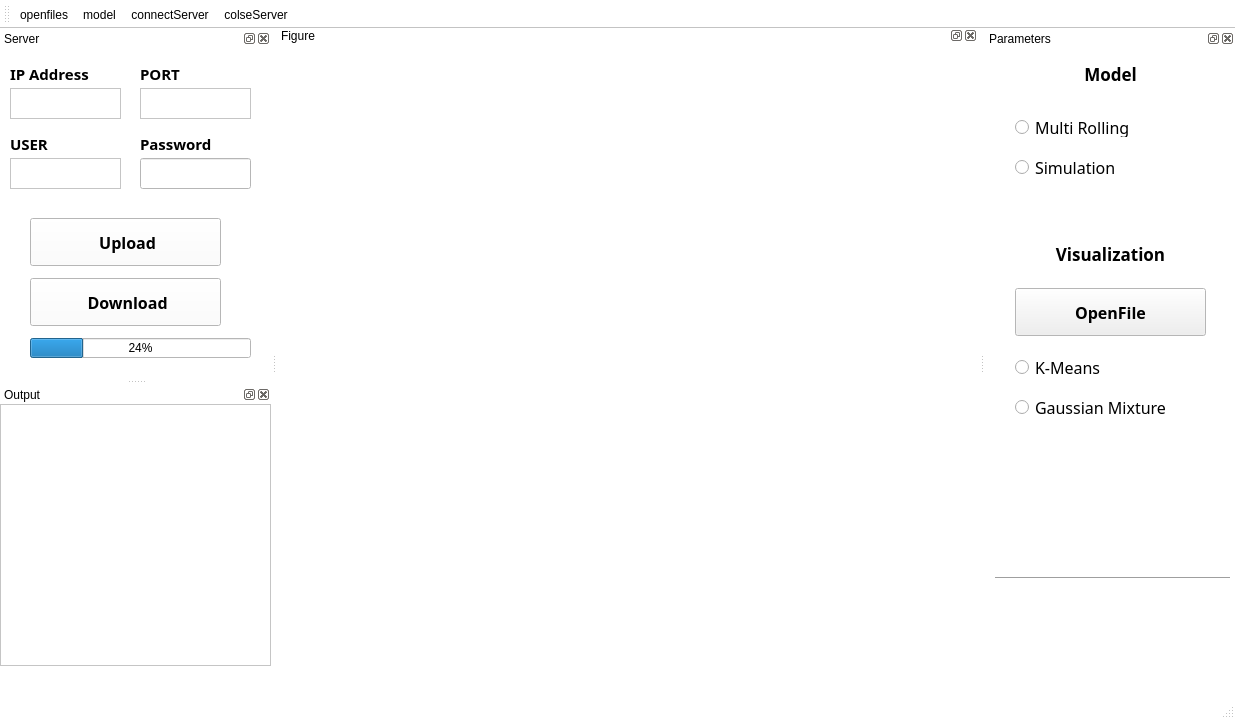
<?xml version="1.0" encoding="UTF-8"?>
<ui version="4.0">
 <class>MainWindow</class>
 <widget class="QMainWindow" name="MainWindow">
  <property name="geometry">
   <rect>
    <x>0</x>
    <y>0</y>
    <width>1235</width>
    <height>719</height>
   </rect>
  </property>
  <property name="minimumSize">
   <size>
    <width>1235</width>
    <height>719</height>
   </size>
  </property>
  <property name="maximumSize">
   <size>
    <width>1231</width>
    <height>719</height>
   </size>
  </property>
  <property name="palette">
   <palette>
    <active>
     <colorrole role="Base">
      <brush brushstyle="SolidPattern">
       <color alpha="255">
        <red>255</red>
        <green>255</green>
        <blue>255</blue>
       </color>
      </brush>
     </colorrole>
     <colorrole role="Window">
      <brush brushstyle="SolidPattern">
       <color alpha="255">
        <red>255</red>
        <green>255</green>
        <blue>255</blue>
       </color>
      </brush>
     </colorrole>
    </active>
    <inactive>
     <colorrole role="Base">
      <brush brushstyle="SolidPattern">
       <color alpha="255">
        <red>255</red>
        <green>255</green>
        <blue>255</blue>
       </color>
      </brush>
     </colorrole>
     <colorrole role="Window">
      <brush brushstyle="SolidPattern">
       <color alpha="255">
        <red>255</red>
        <green>255</green>
        <blue>255</blue>
       </color>
      </brush>
     </colorrole>
    </inactive>
    <disabled>
     <colorrole role="Base">
      <brush brushstyle="SolidPattern">
       <color alpha="255">
        <red>255</red>
        <green>255</green>
        <blue>255</blue>
       </color>
      </brush>
     </colorrole>
     <colorrole role="Window">
      <brush brushstyle="SolidPattern">
       <color alpha="255">
        <red>255</red>
        <green>255</green>
        <blue>255</blue>
       </color>
      </brush>
     </colorrole>
    </disabled>
   </palette>
  </property>
  <property name="windowTitle">
   <string>Rot-Device Diagnosis</string>
  </property>
  <property name="windowIcon">
   <iconset>
    <normaloff>icon/icons8-machine-learning-64.png</normaloff>icon/icons8-machine-learning-64.png</iconset>
  </property>
  <property name="autoFillBackground">
   <bool>true</bool>
  </property>
  <property name="iconSize">
   <size>
    <width>36</width>
    <height>36</height>
   </size>
  </property>
  <widget class="QWidget" name="centralwidget">
   <widget class="QDockWidget" name="dockWidget_10">
    <property name="geometry">
     <rect>
      <x>0</x>
      <y>-3</y>
      <width>701</width>
      <height>641</height>
     </rect>
    </property>
    <property name="autoFillBackground">
     <bool>true</bool>
    </property>
    <property name="styleSheet">
     <string notr="true">QDockWidget &gt; QWidget {
    border: 1px solid black;
}</string>
    </property>
    <property name="floating">
     <bool>false</bool>
    </property>
    <property name="windowTitle">
     <string>Figure</string>
    </property>
    <widget class="QWidget" name="dockWidgetContents_13">
     <widget class="QLabel" name="label_Figure">
      <property name="geometry">
       <rect>
        <x>13</x>
        <y>11</y>
        <width>681</width>
        <height>581</height>
       </rect>
      </property>
      <property name="minimumSize">
       <size>
        <width>681</width>
        <height>581</height>
       </size>
      </property>
      <property name="maximumSize">
       <size>
        <width>681</width>
        <height>581</height>
       </size>
      </property>
      <property name="text">
       <string/>
      </property>
      <property name="alignment">
       <set>Qt::AlignCenter</set>
      </property>
     </widget>
    </widget>
   </widget>
  </widget>
  <widget class="QMenuBar" name="menubar">
   <property name="geometry">
    <rect>
     <x>0</x>
     <y>0</y>
     <width>1235</width>
     <height>23</height>
    </rect>
   </property>
  </widget>
  <widget class="QToolBar" name="toolBar">
   <property name="windowTitle">
    <string>toolBar</string>
   </property>
   <property name="iconSize">
    <size>
     <width>48</width>
     <height>48</height>
    </size>
   </property>
   <attribute name="toolBarArea">
    <enum>TopToolBarArea</enum>
   </attribute>
   <attribute name="toolBarBreak">
    <bool>false</bool>
   </attribute>
   <addaction name="actionopen"/>
   <addaction name="actionmodel"/>
   <addaction name="actionconnectServer"/>
   <addaction name="actioncolseServer"/>
  </widget>
  <widget class="QStatusBar" name="statusBar">
   <property name="toolTip">
    <string/>
   </property>
  </widget>
  <widget class="QDockWidget" name="dockWidget_Parameter">
   <property name="minimumSize">
    <size>
     <width>250</width>
     <height>42</height>
    </size>
   </property>
   <property name="palette">
    <palette>
     <active>
      <colorrole role="Base">
       <brush brushstyle="SolidPattern">
        <color alpha="255">
         <red>255</red>
         <green>255</green>
         <blue>255</blue>
        </color>
       </brush>
      </colorrole>
      <colorrole role="Window">
       <brush brushstyle="SolidPattern">
        <color alpha="255">
         <red>255</red>
         <green>255</green>
         <blue>255</blue>
        </color>
       </brush>
      </colorrole>
     </active>
     <inactive>
      <colorrole role="Base">
       <brush brushstyle="SolidPattern">
        <color alpha="255">
         <red>255</red>
         <green>255</green>
         <blue>255</blue>
        </color>
       </brush>
      </colorrole>
      <colorrole role="Window">
       <brush brushstyle="SolidPattern">
        <color alpha="255">
         <red>255</red>
         <green>255</green>
         <blue>255</blue>
        </color>
       </brush>
      </colorrole>
     </inactive>
     <disabled>
      <colorrole role="Base">
       <brush brushstyle="SolidPattern">
        <color alpha="255">
         <red>255</red>
         <green>255</green>
         <blue>255</blue>
        </color>
       </brush>
      </colorrole>
      <colorrole role="Window">
       <brush brushstyle="SolidPattern">
        <color alpha="255">
         <red>255</red>
         <green>255</green>
         <blue>255</blue>
        </color>
       </brush>
      </colorrole>
     </disabled>
    </palette>
   </property>
   <property name="focusPolicy">
    <enum>Qt::NoFocus</enum>
   </property>
   <property name="autoFillBackground">
    <bool>true</bool>
   </property>
   <property name="styleSheet">
    <string notr="true">QDockWidget &gt; QWidget {
    border: 1px solid black;
}</string>
   </property>
   <property name="windowTitle">
    <string>Parameters</string>
   </property>
   <attribute name="dockWidgetArea">
    <number>2</number>
   </attribute>
   <widget class="QWidget" name="dockWidgetContents_11">
    <widget class="QLabel" name="label_SJTUlogo">
     <property name="geometry">
      <rect>
       <x>-10</x>
       <y>530</y>
       <width>271</width>
       <height>91</height>
      </rect>
     </property>
     <property name="text">
      <string/>
     </property>
     <property name="pixmap">
      <pixmap>icon/SJTUlogo.png</pixmap>
     </property>
    </widget>
    <widget class="Line" name="line">
     <property name="geometry">
      <rect>
       <x>10</x>
       <y>520</y>
       <width>235</width>
       <height>20</height>
      </rect>
     </property>
     <property name="orientation">
      <enum>Qt::Horizontal</enum>
     </property>
    </widget>
    <widget class="QLabel" name="label_Visualization">
     <property name="geometry">
      <rect>
       <x>10</x>
       <y>190</y>
       <width>231</width>
       <height>31</height>
      </rect>
     </property>
     <property name="font">
      <font>
       <family>Microsoft YaHei</family>
       <pointsize>13</pointsize>
       <weight>75</weight>
       <bold>true</bold>
      </font>
     </property>
     <property name="text">
      <string>Visualization</string>
     </property>
     <property name="alignment">
      <set>Qt::AlignCenter</set>
     </property>
    </widget>
    <widget class="QRadioButton" name="radioButton_KMeans">
     <property name="geometry">
      <rect>
       <x>30</x>
       <y>310</y>
       <width>91</width>
       <height>19</height>
      </rect>
     </property>
     <property name="font">
      <font>
       <family>3ds</family>
       <pointsize>12</pointsize>
      </font>
     </property>
     <property name="text">
      <string>K-Means</string>
     </property>
    </widget>
    <widget class="QRadioButton" name="radioButton_GaussianMixture">
     <property name="geometry">
      <rect>
       <x>30</x>
       <y>350</y>
       <width>161</width>
       <height>19</height>
      </rect>
     </property>
     <property name="font">
      <font>
       <family>3ds</family>
       <pointsize>12</pointsize>
      </font>
     </property>
     <property name="text">
      <string>Gaussian Mixture</string>
     </property>
    </widget>
    <widget class="QLabel" name="label_Model">
     <property name="geometry">
      <rect>
       <x>10</x>
       <y>10</y>
       <width>231</width>
       <height>31</height>
      </rect>
     </property>
     <property name="font">
      <font>
       <family>Microsoft YaHei</family>
       <pointsize>13</pointsize>
       <weight>75</weight>
       <bold>true</bold>
      </font>
     </property>
     <property name="text">
      <string>Model</string>
     </property>
     <property name="alignment">
      <set>Qt::AlignCenter</set>
     </property>
    </widget>
    <widget class="QPushButton" name="pushButton_openVisualizationFile">
     <property name="geometry">
      <rect>
       <x>30</x>
       <y>240</y>
       <width>191</width>
       <height>48</height>
      </rect>
     </property>
     <property name="font">
      <font>
       <family>微软雅黑</family>
       <pointsize>12</pointsize>
       <weight>75</weight>
       <bold>true</bold>
      </font>
     </property>
     <property name="cursor">
      <cursorShape>PointingHandCursor</cursorShape>
     </property>
     <property name="text">
      <string>OpenFile</string>
     </property>
     <property name="icon">
      <iconset>
       <normaloff>icon/icons8-send-file-96.png</normaloff>icon/icons8-send-file-96.png</iconset>
     </property>
     <property name="iconSize">
      <size>
       <width>36</width>
       <height>36</height>
      </size>
     </property>
    </widget>
    <widget class="QRadioButton" name="radioButton_1">
     <property name="geometry">
      <rect>
       <x>30</x>
       <y>70</y>
       <width>131</width>
       <height>19</height>
      </rect>
     </property>
     <property name="font">
      <font>
       <family>3ds</family>
       <pointsize>12</pointsize>
      </font>
     </property>
     <property name="text">
      <string>Multi Rolling</string>
     </property>
    </widget>
    <widget class="QRadioButton" name="radioButton_2">
     <property name="geometry">
      <rect>
       <x>30</x>
       <y>110</y>
       <width>121</width>
       <height>19</height>
      </rect>
     </property>
     <property name="font">
      <font>
       <family>3ds</family>
       <pointsize>12</pointsize>
      </font>
     </property>
     <property name="text">
      <string>Simulation</string>
     </property>
    </widget>
   </widget>
  </widget>
  <widget class="QDockWidget" name="dockWidget_Server">
   <property name="minimumSize">
    <size>
     <width>271</width>
     <height>350</height>
    </size>
   </property>
   <property name="maximumSize">
    <size>
     <width>524287</width>
     <height>350</height>
    </size>
   </property>
   <property name="baseSize">
    <size>
     <width>0</width>
     <height>0</height>
    </size>
   </property>
   <property name="palette">
    <palette>
     <active>
      <colorrole role="WindowText">
       <brush brushstyle="SolidPattern">
        <color alpha="255">
         <red>0</red>
         <green>0</green>
         <blue>0</blue>
        </color>
       </brush>
      </colorrole>
      <colorrole role="Button">
       <brush brushstyle="SolidPattern">
        <color alpha="255">
         <red>255</red>
         <green>255</green>
         <blue>255</blue>
        </color>
       </brush>
      </colorrole>
      <colorrole role="Light">
       <brush brushstyle="SolidPattern">
        <color alpha="255">
         <red>255</red>
         <green>255</green>
         <blue>255</blue>
        </color>
       </brush>
      </colorrole>
      <colorrole role="Midlight">
       <brush brushstyle="SolidPattern">
        <color alpha="255">
         <red>255</red>
         <green>255</green>
         <blue>255</blue>
        </color>
       </brush>
      </colorrole>
      <colorrole role="Dark">
       <brush brushstyle="SolidPattern">
        <color alpha="255">
         <red>127</red>
         <green>127</green>
         <blue>127</blue>
        </color>
       </brush>
      </colorrole>
      <colorrole role="Mid">
       <brush brushstyle="SolidPattern">
        <color alpha="255">
         <red>170</red>
         <green>170</green>
         <blue>170</blue>
        </color>
       </brush>
      </colorrole>
      <colorrole role="Text">
       <brush brushstyle="SolidPattern">
        <color alpha="255">
         <red>0</red>
         <green>0</green>
         <blue>0</blue>
        </color>
       </brush>
      </colorrole>
      <colorrole role="BrightText">
       <brush brushstyle="SolidPattern">
        <color alpha="255">
         <red>255</red>
         <green>255</green>
         <blue>255</blue>
        </color>
       </brush>
      </colorrole>
      <colorrole role="ButtonText">
       <brush brushstyle="SolidPattern">
        <color alpha="255">
         <red>0</red>
         <green>0</green>
         <blue>0</blue>
        </color>
       </brush>
      </colorrole>
      <colorrole role="Base">
       <brush brushstyle="SolidPattern">
        <color alpha="255">
         <red>255</red>
         <green>255</green>
         <blue>255</blue>
        </color>
       </brush>
      </colorrole>
      <colorrole role="Window">
       <brush brushstyle="SolidPattern">
        <color alpha="255">
         <red>255</red>
         <green>255</green>
         <blue>255</blue>
        </color>
       </brush>
      </colorrole>
      <colorrole role="Shadow">
       <brush brushstyle="SolidPattern">
        <color alpha="255">
         <red>0</red>
         <green>0</green>
         <blue>0</blue>
        </color>
       </brush>
      </colorrole>
      <colorrole role="AlternateBase">
       <brush brushstyle="SolidPattern">
        <color alpha="255">
         <red>255</red>
         <green>255</green>
         <blue>255</blue>
        </color>
       </brush>
      </colorrole>
      <colorrole role="ToolTipBase">
       <brush brushstyle="SolidPattern">
        <color alpha="255">
         <red>255</red>
         <green>255</green>
         <blue>220</blue>
        </color>
       </brush>
      </colorrole>
      <colorrole role="ToolTipText">
       <brush brushstyle="SolidPattern">
        <color alpha="255">
         <red>0</red>
         <green>0</green>
         <blue>0</blue>
        </color>
       </brush>
      </colorrole>
      <colorrole role="PlaceholderText">
       <brush brushstyle="SolidPattern">
        <color alpha="128">
         <red>0</red>
         <green>0</green>
         <blue>0</blue>
        </color>
       </brush>
      </colorrole>
     </active>
     <inactive>
      <colorrole role="WindowText">
       <brush brushstyle="SolidPattern">
        <color alpha="255">
         <red>0</red>
         <green>0</green>
         <blue>0</blue>
        </color>
       </brush>
      </colorrole>
      <colorrole role="Button">
       <brush brushstyle="SolidPattern">
        <color alpha="255">
         <red>255</red>
         <green>255</green>
         <blue>255</blue>
        </color>
       </brush>
      </colorrole>
      <colorrole role="Light">
       <brush brushstyle="SolidPattern">
        <color alpha="255">
         <red>255</red>
         <green>255</green>
         <blue>255</blue>
        </color>
       </brush>
      </colorrole>
      <colorrole role="Midlight">
       <brush brushstyle="SolidPattern">
        <color alpha="255">
         <red>255</red>
         <green>255</green>
         <blue>255</blue>
        </color>
       </brush>
      </colorrole>
      <colorrole role="Dark">
       <brush brushstyle="SolidPattern">
        <color alpha="255">
         <red>127</red>
         <green>127</green>
         <blue>127</blue>
        </color>
       </brush>
      </colorrole>
      <colorrole role="Mid">
       <brush brushstyle="SolidPattern">
        <color alpha="255">
         <red>170</red>
         <green>170</green>
         <blue>170</blue>
        </color>
       </brush>
      </colorrole>
      <colorrole role="Text">
       <brush brushstyle="SolidPattern">
        <color alpha="255">
         <red>0</red>
         <green>0</green>
         <blue>0</blue>
        </color>
       </brush>
      </colorrole>
      <colorrole role="BrightText">
       <brush brushstyle="SolidPattern">
        <color alpha="255">
         <red>255</red>
         <green>255</green>
         <blue>255</blue>
        </color>
       </brush>
      </colorrole>
      <colorrole role="ButtonText">
       <brush brushstyle="SolidPattern">
        <color alpha="255">
         <red>0</red>
         <green>0</green>
         <blue>0</blue>
        </color>
       </brush>
      </colorrole>
      <colorrole role="Base">
       <brush brushstyle="SolidPattern">
        <color alpha="255">
         <red>255</red>
         <green>255</green>
         <blue>255</blue>
        </color>
       </brush>
      </colorrole>
      <colorrole role="Window">
       <brush brushstyle="SolidPattern">
        <color alpha="255">
         <red>255</red>
         <green>255</green>
         <blue>255</blue>
        </color>
       </brush>
      </colorrole>
      <colorrole role="Shadow">
       <brush brushstyle="SolidPattern">
        <color alpha="255">
         <red>0</red>
         <green>0</green>
         <blue>0</blue>
        </color>
       </brush>
      </colorrole>
      <colorrole role="AlternateBase">
       <brush brushstyle="SolidPattern">
        <color alpha="255">
         <red>255</red>
         <green>255</green>
         <blue>255</blue>
        </color>
       </brush>
      </colorrole>
      <colorrole role="ToolTipBase">
       <brush brushstyle="SolidPattern">
        <color alpha="255">
         <red>255</red>
         <green>255</green>
         <blue>220</blue>
        </color>
       </brush>
      </colorrole>
      <colorrole role="ToolTipText">
       <brush brushstyle="SolidPattern">
        <color alpha="255">
         <red>0</red>
         <green>0</green>
         <blue>0</blue>
        </color>
       </brush>
      </colorrole>
      <colorrole role="PlaceholderText">
       <brush brushstyle="SolidPattern">
        <color alpha="128">
         <red>0</red>
         <green>0</green>
         <blue>0</blue>
        </color>
       </brush>
      </colorrole>
     </inactive>
     <disabled>
      <colorrole role="WindowText">
       <brush brushstyle="SolidPattern">
        <color alpha="255">
         <red>127</red>
         <green>127</green>
         <blue>127</blue>
        </color>
       </brush>
      </colorrole>
      <colorrole role="Button">
       <brush brushstyle="SolidPattern">
        <color alpha="255">
         <red>255</red>
         <green>255</green>
         <blue>255</blue>
        </color>
       </brush>
      </colorrole>
      <colorrole role="Light">
       <brush brushstyle="SolidPattern">
        <color alpha="255">
         <red>255</red>
         <green>255</green>
         <blue>255</blue>
        </color>
       </brush>
      </colorrole>
      <colorrole role="Midlight">
       <brush brushstyle="SolidPattern">
        <color alpha="255">
         <red>255</red>
         <green>255</green>
         <blue>255</blue>
        </color>
       </brush>
      </colorrole>
      <colorrole role="Dark">
       <brush brushstyle="SolidPattern">
        <color alpha="255">
         <red>127</red>
         <green>127</green>
         <blue>127</blue>
        </color>
       </brush>
      </colorrole>
      <colorrole role="Mid">
       <brush brushstyle="SolidPattern">
        <color alpha="255">
         <red>170</red>
         <green>170</green>
         <blue>170</blue>
        </color>
       </brush>
      </colorrole>
      <colorrole role="Text">
       <brush brushstyle="SolidPattern">
        <color alpha="255">
         <red>127</red>
         <green>127</green>
         <blue>127</blue>
        </color>
       </brush>
      </colorrole>
      <colorrole role="BrightText">
       <brush brushstyle="SolidPattern">
        <color alpha="255">
         <red>255</red>
         <green>255</green>
         <blue>255</blue>
        </color>
       </brush>
      </colorrole>
      <colorrole role="ButtonText">
       <brush brushstyle="SolidPattern">
        <color alpha="255">
         <red>127</red>
         <green>127</green>
         <blue>127</blue>
        </color>
       </brush>
      </colorrole>
      <colorrole role="Base">
       <brush brushstyle="SolidPattern">
        <color alpha="255">
         <red>255</red>
         <green>255</green>
         <blue>255</blue>
        </color>
       </brush>
      </colorrole>
      <colorrole role="Window">
       <brush brushstyle="SolidPattern">
        <color alpha="255">
         <red>255</red>
         <green>255</green>
         <blue>255</blue>
        </color>
       </brush>
      </colorrole>
      <colorrole role="Shadow">
       <brush brushstyle="SolidPattern">
        <color alpha="255">
         <red>0</red>
         <green>0</green>
         <blue>0</blue>
        </color>
       </brush>
      </colorrole>
      <colorrole role="AlternateBase">
       <brush brushstyle="SolidPattern">
        <color alpha="255">
         <red>255</red>
         <green>255</green>
         <blue>255</blue>
        </color>
       </brush>
      </colorrole>
      <colorrole role="ToolTipBase">
       <brush brushstyle="SolidPattern">
        <color alpha="255">
         <red>255</red>
         <green>255</green>
         <blue>220</blue>
        </color>
       </brush>
      </colorrole>
      <colorrole role="ToolTipText">
       <brush brushstyle="SolidPattern">
        <color alpha="255">
         <red>0</red>
         <green>0</green>
         <blue>0</blue>
        </color>
       </brush>
      </colorrole>
      <colorrole role="PlaceholderText">
       <brush brushstyle="SolidPattern">
        <color alpha="128">
         <red>0</red>
         <green>0</green>
         <blue>0</blue>
        </color>
       </brush>
      </colorrole>
     </disabled>
    </palette>
   </property>
   <property name="acceptDrops">
    <bool>false</bool>
   </property>
   <property name="autoFillBackground">
    <bool>true</bool>
   </property>
   <property name="styleSheet">
    <string notr="true">QDockWidget &gt; QWidget {
    border: 1px solid black;
}</string>
   </property>
   <property name="inputMethodHints">
    <set>Qt::ImhNone</set>
   </property>
   <property name="floating">
    <bool>false</bool>
   </property>
   <property name="allowedAreas">
    <set>Qt::LeftDockWidgetArea|Qt::RightDockWidgetArea</set>
   </property>
   <property name="windowTitle">
    <string>Server</string>
   </property>
   <attribute name="dockWidgetArea">
    <number>1</number>
   </attribute>
   <widget class="QWidget" name="dockWidgetContents_10">
    <widget class="QTextEdit" name="textEdit_IP">
     <property name="geometry">
      <rect>
       <x>10</x>
       <y>40</y>
       <width>111</width>
       <height>31</height>
      </rect>
     </property>
     <property name="font">
      <font>
       <pointsize>10</pointsize>
      </font>
     </property>
     <property name="cursor" stdset="0">
      <cursorShape>IBeamCursor</cursorShape>
     </property>
    </widget>
    <widget class="QLabel" name="label_IP">
     <property name="geometry">
      <rect>
       <x>10</x>
       <y>10</y>
       <width>91</width>
       <height>31</height>
      </rect>
     </property>
     <property name="font">
      <font>
       <family>微软雅黑</family>
       <pointsize>11</pointsize>
       <weight>75</weight>
       <bold>true</bold>
      </font>
     </property>
     <property name="text">
      <string>IP Address</string>
     </property>
     <property name="alignment">
      <set>Qt::AlignLeading|Qt::AlignLeft|Qt::AlignVCenter</set>
     </property>
    </widget>
    <widget class="QLabel" name="label_PORT">
     <property name="geometry">
      <rect>
       <x>140</x>
       <y>10</y>
       <width>51</width>
       <height>31</height>
      </rect>
     </property>
     <property name="font">
      <font>
       <family>微软雅黑</family>
       <pointsize>11</pointsize>
       <weight>75</weight>
       <bold>true</bold>
      </font>
     </property>
     <property name="text">
      <string>PORT</string>
     </property>
     <property name="alignment">
      <set>Qt::AlignLeading|Qt::AlignLeft|Qt::AlignVCenter</set>
     </property>
    </widget>
    <widget class="QTextEdit" name="textEdit_PORT">
     <property name="geometry">
      <rect>
       <x>140</x>
       <y>40</y>
       <width>111</width>
       <height>31</height>
      </rect>
     </property>
     <property name="font">
      <font>
       <pointsize>10</pointsize>
      </font>
     </property>
     <property name="cursor" stdset="0">
      <cursorShape>IBeamCursor</cursorShape>
     </property>
    </widget>
    <widget class="QPushButton" name="pushButton_Upload">
     <property name="geometry">
      <rect>
       <x>30</x>
       <y>170</y>
       <width>191</width>
       <height>48</height>
      </rect>
     </property>
     <property name="font">
      <font>
       <family>微软雅黑</family>
       <pointsize>12</pointsize>
       <weight>75</weight>
       <bold>true</bold>
      </font>
     </property>
     <property name="cursor">
      <cursorShape>PointingHandCursor</cursorShape>
     </property>
     <property name="text">
      <string> Upload</string>
     </property>
     <property name="icon">
      <iconset>
       <normaloff>icon/icons8-upload-to-cloud-100.png</normaloff>icon/icons8-upload-to-cloud-100.png</iconset>
     </property>
     <property name="iconSize">
      <size>
       <width>36</width>
       <height>36</height>
      </size>
     </property>
    </widget>
    <widget class="QPushButton" name="pushButton_Download">
     <property name="geometry">
      <rect>
       <x>30</x>
       <y>230</y>
       <width>191</width>
       <height>48</height>
      </rect>
     </property>
     <property name="font">
      <font>
       <family>微软雅黑</family>
       <pointsize>12</pointsize>
       <weight>75</weight>
       <bold>true</bold>
      </font>
     </property>
     <property name="cursor">
      <cursorShape>PointingHandCursor</cursorShape>
     </property>
     <property name="text">
      <string> Download</string>
     </property>
     <property name="icon">
      <iconset>
       <normaloff>icon/icons8-download-from-cloud-80.png</normaloff>icon/icons8-download-from-cloud-80.png</iconset>
     </property>
     <property name="iconSize">
      <size>
       <width>36</width>
       <height>36</height>
      </size>
     </property>
    </widget>
    <widget class="QProgressBar" name="progressBar">
     <property name="geometry">
      <rect>
       <x>30</x>
       <y>290</y>
       <width>221</width>
       <height>20</height>
      </rect>
     </property>
     <property name="value">
      <number>24</number>
     </property>
    </widget>
    <widget class="QLabel" name="label_User">
     <property name="geometry">
      <rect>
       <x>10</x>
       <y>80</y>
       <width>121</width>
       <height>31</height>
      </rect>
     </property>
     <property name="font">
      <font>
       <family>微软雅黑</family>
       <pointsize>11</pointsize>
       <weight>75</weight>
       <bold>true</bold>
      </font>
     </property>
     <property name="text">
      <string>USER</string>
     </property>
     <property name="alignment">
      <set>Qt::AlignLeading|Qt::AlignLeft|Qt::AlignVCenter</set>
     </property>
    </widget>
    <widget class="QTextEdit" name="textEdit_User">
     <property name="geometry">
      <rect>
       <x>10</x>
       <y>110</y>
       <width>111</width>
       <height>31</height>
      </rect>
     </property>
     <property name="font">
      <font>
       <pointsize>10</pointsize>
      </font>
     </property>
     <property name="cursor" stdset="0">
      <cursorShape>IBeamCursor</cursorShape>
     </property>
    </widget>
    <widget class="QLabel" name="label_User_2">
     <property name="geometry">
      <rect>
       <x>140</x>
       <y>80</y>
       <width>121</width>
       <height>31</height>
      </rect>
     </property>
     <property name="font">
      <font>
       <family>微软雅黑</family>
       <pointsize>11</pointsize>
       <weight>75</weight>
       <bold>true</bold>
      </font>
     </property>
     <property name="text">
      <string>Password</string>
     </property>
     <property name="alignment">
      <set>Qt::AlignLeading|Qt::AlignLeft|Qt::AlignVCenter</set>
     </property>
    </widget>
    <widget class="QLineEdit" name="lineEdit_Pwd">
     <property name="geometry">
      <rect>
       <x>140</x>
       <y>110</y>
       <width>111</width>
       <height>31</height>
      </rect>
     </property>
     <property name="echoMode">
      <enum>QLineEdit::Password</enum>
     </property>
    </widget>
   </widget>
  </widget>
  <widget class="QDockWidget" name="dockWidgetOutput">
   <property name="windowTitle">
    <string>Output</string>
   </property>
   <attribute name="dockWidgetArea">
    <number>1</number>
   </attribute>
   <widget class="QWidget" name="dockWidgetContents">
    <widget class="QTextEdit" name="textEdit_ConnectStatus">
     <property name="geometry">
      <rect>
       <x>0</x>
       <y>0</y>
       <width>271</width>
       <height>262</height>
      </rect>
     </property>
     <property name="minimumSize">
      <size>
       <width>0</width>
       <height>231</height>
      </size>
     </property>
     <property name="styleSheet">
      <string notr="true">QDockWidget &gt; QWidget {
    border: 1px solid black;
}</string>
     </property>
    </widget>
   </widget>
  </widget>
  <action name="actionopen">
   <property name="icon">
    <iconset>
     <normaloff>icon/icons8-send-file-96.png</normaloff>icon/icons8-send-file-96.png</iconset>
   </property>
   <property name="text">
    <string>openfiles</string>
   </property>
  </action>
  <action name="actionconnectServer">
   <property name="icon">
    <iconset>
     <normaloff>icon/icons8-cloud-link-96.png</normaloff>icon/icons8-cloud-link-96.png</iconset>
   </property>
   <property name="text">
    <string>connectServer</string>
   </property>
  </action>
  <action name="actioncolseServer">
   <property name="icon">
    <iconset>
     <normaloff>icon/icons8-cloud-cross-96.png</normaloff>icon/icons8-cloud-cross-96.png</iconset>
   </property>
   <property name="text">
    <string>colseServer</string>
   </property>
   <property name="toolTip">
    <string>colseServer</string>
   </property>
  </action>
  <action name="actionmodel">
   <property name="icon">
    <iconset>
     <normaloff>icon/icons8-3d-model-80.png</normaloff>icon/icons8-3d-model-80.png</iconset>
   </property>
   <property name="text">
    <string>model</string>
   </property>
  </action>
 </widget>
 <resources/>
 <connections/>
</ui>
